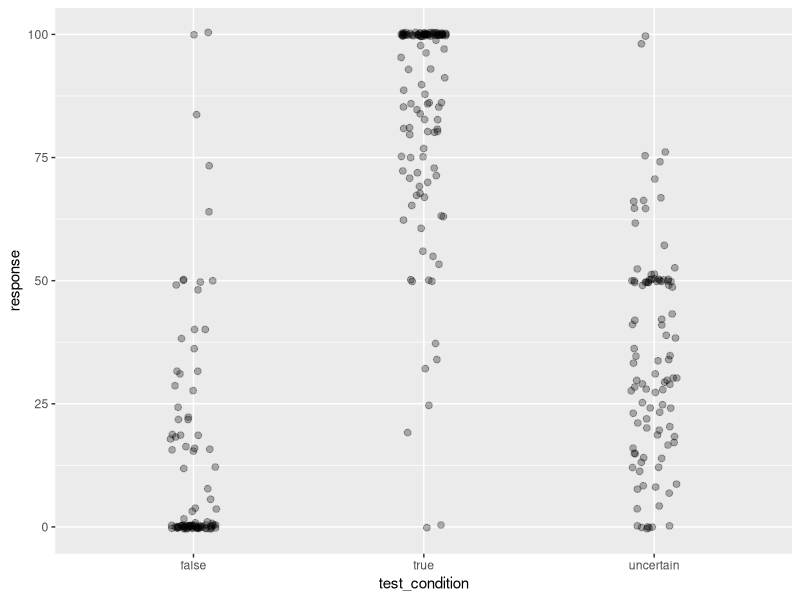
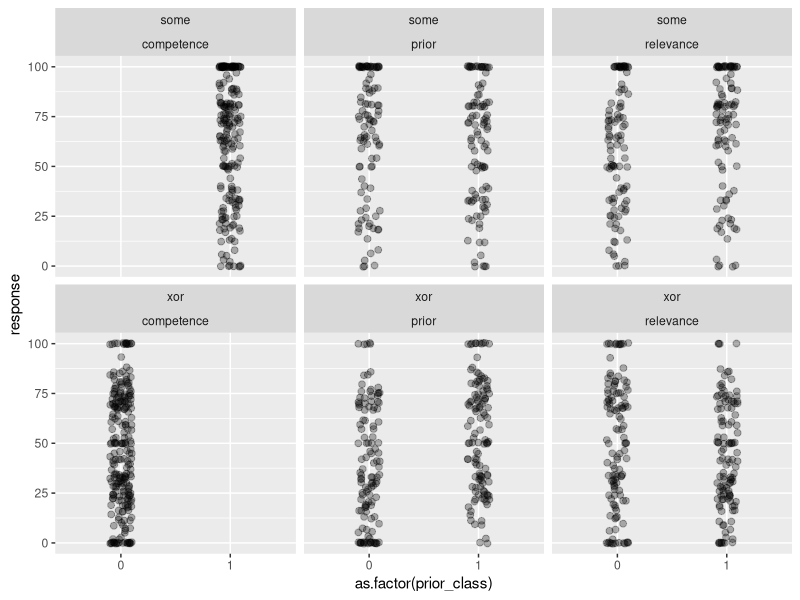
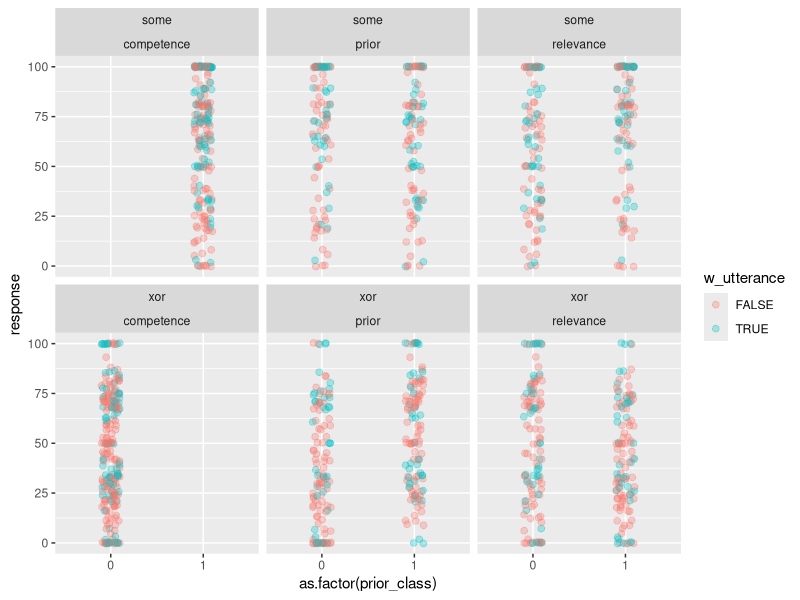

The R script that drew these images, in order:
## ---- chunk 1
library(tidyverse)
## ---- chunk 2
knitr::opts_chunk$set(echo = TRUE)
## ---- chunk 3
#d_raw <- read_csv("~/Documents/Research/XOR/results_58_xor-some-Prolific-pilot1_N10.csv")
# remove IDs
#d_raw %>% select(-prolific_id) %>% write_csv("../data/pilots/results_58_xor-some-Prolific-pilot1_N10.csv") 
## ---- chunk 4
d <- read_csv("../data/pilots/results_58_xor-some-Prolific-pilot1_N10.csv")
## ---- chunk 5
d %>% distinct(comments)
## ---- chunk 6
d %>% distinct(languages)
# exclude non-natives if necessary
d_native <- d

d_native %>% pull(age) %>% mean(., na.rm = T) 
d_native %>% count(gender) %>% mutate(n = n/88)
## ---- chunk 7
# check xor/some vs. trial type
d_native %>% count(main_type, condition) 
# check xor/some vs. experimental condition
d_native %>% count(main_type, exp_condition)
# count items used
d_native %>% count(title)
## ---- chunk 8
d_native %>% group_by(submission_id) %>% count(response) %>% View()
d_main <- d_native %>% filter(trial_name != "example")
d_exmpl <- d_native %>% filter(trial_name == "example")
d_critical <- d_main %>% filter(condition == "critical")

# get overall mean ratings / subject
d_native %>% group_by(submission_id) %>% summarise(mean_rating = mean(response)) %>% arrange(mean_rating)
## ---- chunk 9
d_test <- d_main %>% rowwise() %>% filter(condition == "test") %>% 
  mutate(test_condition = substr(test_question, 6, 9),
         test_condition = ifelse(test_condition == "fals", "false", 
                                 ifelse(test_condition == "unce", "uncertain",
                                        test_condition)))

d_test %>% 
  ggplot(., aes(x = test_condition, y = response)) +
  geom_point(size = 2, alpha = 0.3, position = position_jitter(width = 0.1))
# add mean / CI
## ---- chunk 10
d_critical <- d_critical %>% 
  pivot_longer(c(competence, relevance, prior), 
               names_to = "class_condition", 
               values_to = "prior_class")
d_critical %>% 
  filter(block != "xor" & block != "some") %>%
  ggplot(., aes(x = as.factor(prior_class), y = response)) +
  geom_point(size = 2, alpha = 0.3, position = position_jitter(width = 0.1)) +
    facet_wrap(main_type~class_condition)
## ---- chunk 11
# add info to already record this
d_critical <- d_critical %>% 
  mutate(w_utterance = ifelse(is.na(critical_question), F, T))

d_critical %>% 
  filter(block != "xor" & block != "some") %>%
  ggplot(., aes(x = as.factor(prior_class), y = response, color = w_utterance)) +
  geom_point(size = 2, alpha = 0.3, position = position_jitter(width = 0.1)) +
    facet_wrap(main_type~class_condition) # get ratings from the respective trials only 
# use block for getting the actual correct ratings, but class_condition for subsetting the prior classification fo the respective predictor 
